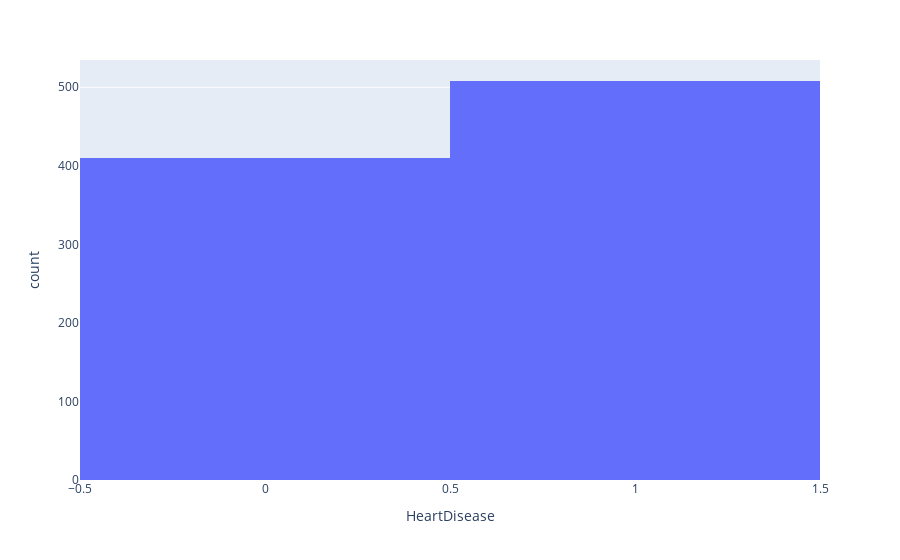

Notebook code for this chart:
### Code cell
fig = px.histogram(df, x="HeartDisease")
fig.show()

# OR
# df['HeartDisease'].iplot(kind='hist')

### Figure 1 — Plotly figure (JSON) as saved in the notebook; plotly's stock layout.template omitted (floating-point values rounded to 4 significant figures; data arrays with more than 128 entries replaced by an {"elided": "..."} marker saying what was removed)
{"data": [{"alignmentgroup": "True", "bingroup": "x", "hovertemplate": "HeartDisease=%{x}<br>count=%{y}<extra></extra>", "legendgroup": "", "marker": {"color": "#636efa", "pattern": {"shape": ""}}, "name": "", "offsetgroup": "", "orientation": "v", "showlegend": false, "type": "histogram", "x": {"elided": "918 int values"}, "xaxis": "x", "yaxis": "y"}], "layout": {"barmode": "relative", "legend": {"tracegroupgap": 0}, "margin": {"t": 60}, "xaxis": {"anchor": "y", "domain": [0, 1], "title": {"text": "HeartDisease"}}, "yaxis": {"anchor": "x", "domain": [0, 1], "title": {"text": "count"}}}}
